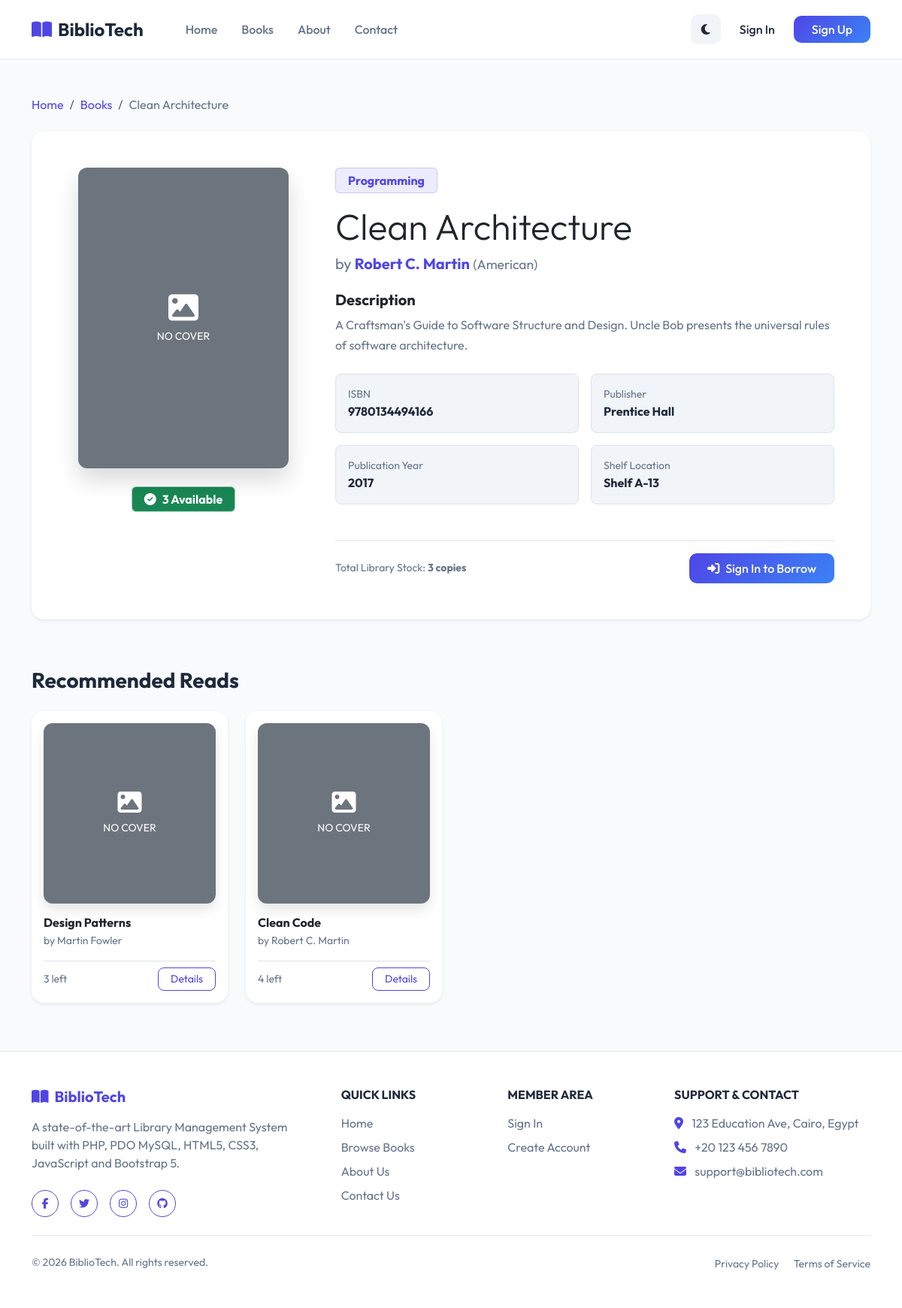
Screenshot of /index.php?route=book-details&id=2 with the database file from the repository.
### tables this page shows
CREATE TABLE IF NOT EXISTS `books` (
  `id` INT AUTO_INCREMENT PRIMARY KEY,
  `isbn` VARCHAR(20) DEFAULT NULL UNIQUE,
  `title` VARCHAR(255) NOT NULL,
  `author_id` INT DEFAULT NULL,
  `category_id` INT DEFAULT NULL,
  `description` TEXT DEFAULT NULL,
  `publisher` VARCHAR(255) DEFAULT NULL,
  `publication_year` INT DEFAULT NULL,
  `quantity` INT NOT NULL DEFAULT 0,
  `available_copies` INT NOT NULL DEFAULT 0,
  `shelf_location` VARCHAR(100) DEFAULT NULL,
  `cover_image` VARCHAR(255) DEFAULT NULL,
  `created_at` TIMESTAMP DEFAULT CURRENT_TIMESTAMP,
  `updated_at` TIMESTAMP DEFAULT CURRENT_TIMESTAMP ON UPDATE CURRENT_TIMESTAMP,
  FOREIGN KEY (`author_id`) REFERENCES `authors` (`id`) ON DELETE SET NULL,
  FOREIGN KEY (`category_id`) REFERENCES `categories` (`id`) ON DELETE SET NULL,
  INDEX `idx_author` (`author_id`),
  INDEX `idx_category` (`category_id`),
  INDEX `idx_title` (`title`),
  INDEX `idx_isbn` (`isbn`)
);

CREATE TABLE IF NOT EXISTS `categories` (
  `id` INT AUTO_INCREMENT PRIMARY KEY,
  `name` VARCHAR(255) NOT NULL UNIQUE,
  `created_at` TIMESTAMP DEFAULT CURRENT_TIMESTAMP
);

CREATE TABLE IF NOT EXISTS `authors` (
  `id` INT AUTO_INCREMENT PRIMARY KEY,
  `name` VARCHAR(255) NOT NULL,
  `biography` TEXT DEFAULT NULL,
  `nationality` VARCHAR(100) DEFAULT NULL,
  `created_at` TIMESTAMP DEFAULT CURRENT_TIMESTAMP
);

### config/database.php (called while the page is built, shortened)
<?php
class Database {
    private static $instance = null;
    private $conn;
    private function __construct() {
        try {
            $dsn = "mysql:host=" . DB_HOST . ";dbname=" . DB_NAME . ";charset=utf8mb4";
            $options = [
                PDO::ATTR_ERRMODE            => PDO::ERRMODE_EXCEPTION,
                PDO::ATTR_DEFAULT_FETCH_MODE => PDO::FETCH_ASSOC,
                PDO::ATTR_EMULATE_PREPARES   => false,
            ];
            $this->conn = new PDO($dsn, DB_USER, DB_PASS, $options);
        } catch (PDOException $e) {
            throw new Exception("Database Connection Error: " . $e->getMessage());
        }
    }
    public static function getInstance() {
        if (self::$instance === null) {
            self::$instance = new self();
        }
        return self::$instance;
    }
    public function getConnection() {
        return $this->conn;
    }
}

### app/Models/Models.php (called while the page is built, shortened)
<?php
class Book {
    private $db;
    public function __construct() {
        $this->db = Database::getInstance()->getConnection();
    }
    public function findById($id) {
        $stmt = $this->db->prepare("SELECT b.*, a.name AS author_name, a.nationality AS author_nationality, a.biography AS author_biography, c.name AS category_name
                                     FROM books b
                                     LEFT JOIN authors a ON b.author_id = a.id
                                     LEFT JOIN categories c ON b.category_id = c.id
                                     WHERE b.id = ?");
        $stmt->execute([$id]);
        return $stmt->fetch();
    }
    public function getRecommendations($categoryId, $excludeBookId, $limit = 4) {
        $stmt = $this->db->prepare("SELECT b.*, a.name AS author_name, c.name AS category_name
                                    FROM books b
                                    LEFT JOIN authors a ON b.author_id = a.id
                                    LEFT JOIN categories c ON b.category_id = c.id
                                    WHERE b.category_id = ? AND b.id != ?
                                    ORDER BY RAND() LIMIT ?");
        $stmt->bindValue(1, intval($categoryId), PDO::PARAM_INT);
        $stmt->bindValue(2, intval($excludeBookId), PDO::PARAM_INT);
        $stmt->bindValue(3, intval($limit), PDO::PARAM_INT);
        $stmt->execute();
        return $stmt->fetchAll();
    }
}

### app/Helpers/Helpers.php (called while the page is built, shortened)
<?php
class Session {
    public static function get($key, $default = null) {
        return $_SESSION[$key] ?? $default;
    }
}
class Auth {
    public static function isLoggedIn() {
        return Session::get('logged_in', false) === true;
    }
    public static function isMember() {
        return self::isLoggedIn() && self::getUserRole() === 'member';
    }
}

### views/book-details.php (the view, shortened to what this page needs)
<?php
$id = isset($_GET['id']) ? intval($_GET['id']) : 0;
$bookModel = new Book();
$book = $bookModel->findById($id);
$recommendations = [];
if (!empty($book['category_id'])) {
    $recommendations = $bookModel->getRecommendations($book['category_id'], $book['id'], 4);
}
$hasActiveRequest = false;
?>
<div class="container py-5 fade-in-up">
    <nav aria-label="breadcrumb" class="mb-4">
        <ol class="breadcrumb">
            <li class="breadcrumb-item"><a href="<?php echo BASE_URL; ?>/index.php?route=home">Home</a></li>
            <li class="breadcrumb-item"><a href="<?php echo BASE_URL; ?>/index.php?route=books">Books</a></li>
            <li class="breadcrumb-item active" aria-current="page"><?php echo htmlspecialchars($book['title']); ?></li>
        </ol>
    </nav>
    <div class="card card-custom border-0 shadow-sm p-4 p-md-5 mb-5">
        <div class="row g-5">
            <div class="col-lg-4 text-center">
                <div class="book-cover-wrapper mx-auto mb-4" style="max-width: 280px; height: 400px; box-shadow: 0 15px 30px rgba(0,0,0,0.15);">
                    <?php if (!empty($book['cover_image']) && file_exists(UPLOAD_PATH . '/' . $book['cover_image'])): ?>
                        <img src="<?php echo BASE_URL; ?>/uploads/covers/<?php echo $book['cover_image']; ?>" class="w-100 h-100 object-fit-cover" alt="<?php echo htmlspecialchars($book['title']); ?>">
                    <?php elseif (!empty($book['cover_image']) && strpos($book['cover_image'], 'http') === 0): ?>
                        <img src="<?php echo $book['cover_image']; ?>" class="w-100 h-100 object-fit-cover" alt="<?php echo htmlspecialchars($book['title']); ?>">
                    <?php else: ?>
                        <div class="w-100 h-100 bg-secondary d-flex flex-column align-items-center justify-content-center text-white">
                            <i class="fa-solid fa-image fs-1 mb-2"></i>
                            <small class="text-uppercase tracking-wider">No Cover</small>
                        </div>
                    <?php endif; ?>
                </div>
                <div class="d-flex justify-content-center gap-2 mb-3">
                    <?php if ($book['available_copies'] > 0): ?>
                        <span class="badge bg-success border border-success-subtle px-3 py-2 fs-6"><i class="fa-solid fa-circle-check me-2"></i><?php echo $book['available_copies']; ?> Available</span>
                    <?php else: ?>
                        <span class="badge bg-danger border border-danger-subtle px-3 py-2 fs-6"><i class="fa-solid fa-circle-xmark me-2"></i>Out of Stock</span>
                    <?php endif; ?>
                </div>
            </div>
            <div class="col-lg-8 d-flex flex-column justify-content-between">
                <div>
                    <span class="badge bg-primary-subtle text-primary border border-primary-subtle px-3 py-2 rounded mb-3 fs-6"><?php echo htmlspecialchars($book['category_name'] ?? 'Uncategorized'); ?></span>
                    <h1 class="fw-extrabold display-5 mb-2"><?php echo htmlspecialchars($book['title']); ?></h1>
                    <h5 class="text-muted fw-normal mb-4">
                        by <strong class="text-primary"><?php echo htmlspecialchars($book['author_name'] ?? 'Unknown Author'); ?></strong>
                        <?php if (!empty($book['author_nationality'])): ?>
                            <span class="small text-muted">(<?php echo htmlspecialchars($book['author_nationality']); ?>)</span>
                        <?php endif; ?>
                    </h5>
                    <div class="mb-4">
                        <h5 class="fw-bold mb-2">Description</h5>
                        <p class="text-muted" style="line-height: 1.7;"><?php echo nl2br(htmlspecialchars($book['description'])); ?></p>
                    </div>
                    <div class="row g-3 mb-4">
                        <div class="col-md-6 col-sm-6">
                            <div class="p-3 border rounded-3 bg-light-custom">
                                <span class="text-muted small d-block">ISBN</span>
                                <strong class="text-dark-theme-override" style="color: var(--text-color);"><?php echo htmlspecialchars($book['isbn'] ?: 'N/A'); ?></strong>
                            </div>
                        </div>
                        <div class="col-md-6 col-sm-6">
                            <div class="p-3 border rounded-3 bg-light-custom">
                                <span class="text-muted small d-block">Publisher</span>
                                <strong class="text-dark-theme-override" style="color: var(--text-color);"><?php echo htmlspecialchars($book['publisher'] ?: 'N/A'); ?></strong>
                            </div>
                        </div>
                        <div class="col-md-6 col-sm-6">
                            <div class="p-3 border rounded-3 bg-light-custom">
                                <span class="text-muted small d-block">Publication Year</span>
                                <strong class="text-dark-theme-override" style="color: var(--text-color);"><?php echo htmlspecialchars($book['publication_year'] ?: 'N/A'); ?></strong>
                            </div>
                        </div>
                        <div class="col-md-6 col-sm-6">
                            <div class="p-3 border rounded-3 bg-light-custom">
                                <span class="text-muted small d-block">Shelf Location</span>
                                <strong class="text-dark-theme-override" style="color: var(--text-color);"><?php echo htmlspecialchars($book['shelf_location'] ?: 'N/A'); ?></strong>
                            </div>
                        </div>
                    </div>
                </div>
                <div class="pt-3 border-top mt-4">
                    <div class="row align-items-center">
                        <div class="col-md-6">
                            <span class="small text-muted d-block">Total Library Stock: <strong><?php echo $book['quantity']; ?> copies</strong></span>
                        </div>
                        <div class="col-md-6 text-md-end mt-3 mt-md-0">
                            <?php if (Auth::isMember()): ?>
                                <?php if ($hasActiveRequest): ?>
                                    <button class="btn btn-secondary fw-medium px-4 py-2 w-100-mobile" disabled>
                                        <i class="fa-solid fa-spinner me-2"></i>Requested / Active
                                    </button>
                                <?php elseif ($book['available_copies'] <= 0): ?>
                                    <button class="btn btn-secondary fw-medium px-4 py-2 w-100-mobile" disabled>
                                        <i class="fa-solid fa-ban me-2"></i>Out of Stock
                                    </button>
                                <?php else: ?>
                                    <a href="<?php echo BASE_URL; ?>/index.php?action=request-book&book_id=<?php echo $book['id']; ?>" class="btn btn-primary fw-medium px-4 py-2 w-100-mobile" style="border-radius: 10px; background: var(--primary-gradient); border: none;">
                                        <i class="fa-solid fa-bookmark me-2"></i>Borrow Book
                                    </a>
                                <?php endif; ?>
                            <?php elseif (!Auth::isLoggedIn()): ?>
                                <a href="<?php echo BASE_URL; ?>/index.php?route=login" class="btn btn-primary fw-medium px-4 py-2 w-100-mobile" style="border-radius: 10px; background: var(--primary-gradient); border: none;">
                                    <i class="fa-solid fa-right-to-bracket me-2"></i>Sign In to Borrow
                                </a>
                            <?php endif; ?>
                        </div>
                    </div>
                </div>
            </div>
        </div>
    </div>
    <?php if (!empty($recommendations)): ?>
        <div class="mt-5 py-3">
            <h3 class="fw-bold mb-4">Recommended Reads</h3>
            <div class="row g-4">
                <?php foreach ($recommendations as $rec): ?>
                    <div class="col-xl-3 col-md-6 col-sm-6">
                        <div class="card card-custom book-card h-100 border-0 shadow-sm">
                            <div class="p-3">
                                <div class="book-cover-wrapper" style="height: 240px;">
                                    <?php if (!empty($rec['cover_image']) && file_exists(UPLOAD_PATH . '/' . $rec['cover_image'])): ?>
                                        <img src="<?php echo BASE_URL; ?>/uploads/covers/<?php echo $rec['cover_image']; ?>" class="book-cover-img" alt="<?php echo htmlspecialchars($rec['title']); ?>">
                                    <?php elseif (!empty($rec['cover_image']) && strpos($rec['cover_image'], 'http') === 0): ?>
                                        <img src="<?php echo $rec['cover_image']; ?>" class="book-cover-img" alt="<?php echo htmlspecialchars($rec['title']); ?>">
                                    <?php else: ?>
                                        <div class="w-100 h-100 bg-secondary d-flex flex-column align-items-center justify-content-center text-white">
                                            <i class="fa-solid fa-image fs-2 mb-2"></i>
                                            <small class="small text-uppercase">No Cover</small>
                                        </div>
                                    <?php endif; ?>
                                </div>
                            </div>
                            <div class="card-body pt-0 d-flex flex-column justify-content-between">
                                <div>
                                    <h6 class="card-title fw-bold text-truncate mb-1" title="<?php echo htmlspecialchars($rec['title']); ?>"><?php echo htmlspecialchars($rec['title']); ?></h6>
                                    <p class="card-text text-muted small mb-2">by <?php echo htmlspecialchars($rec['author_name']); ?></p>
                                </div>
                                <div class="d-flex align-items-center justify-content-between mt-2 pt-2 border-top">
                                    <span class="small text-muted"><?php echo $rec['available_copies']; ?> left</span>
                                    <a href="<?php echo BASE_URL; ?>/index.php?route=book-details&id=<?php echo $rec['id']; ?>" class="btn btn-sm btn-outline-primary px-3 py-1 rounded-3">Details</a>
                                </div>
                            </div>
                        </div>
                    </div>
                <?php endforeach; ?>
            </div>
        </div>
    <?php endif; ?>
</div>

### rows the page displays
books: title "Clean Architecture", available_copies "3", category.name "Programming", author.name "Robert C. Martin", author.nationality "American", description "A Craftsman's Guide to Software Structure and Design. Uncle Bob presents the universal rules of software architecture.", isbn "9780134494166", publisher "Prentice Hall", publication_year "2017", shelf_location "Shelf A-13", quantity "3"
books: shows "NO COVER", title "Design Patterns", author.name "Martin Fowler", available_copies "3"
books: cover_image "NO COVER", title "Clean Code", author.name "Robert C. Martin", available_copies "4"
